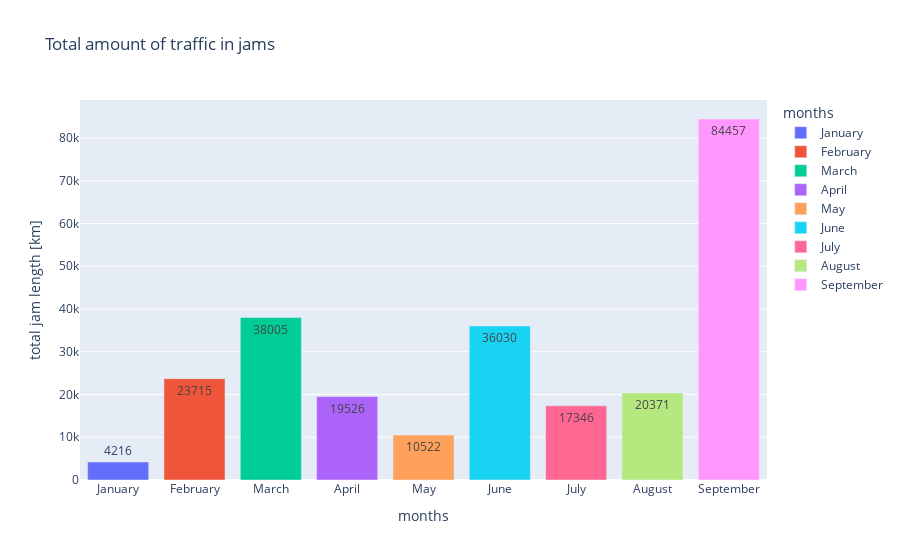

Notebook code for this chart:
### Markdown cell above
### Q3: How did the prices of fossil fuels influence the number of traffic jams?  
Classical theory often shows that the moment prices rise, demand for goods will decrease. Here, it is therefore interesting to see if an increase in prices of fossil fuels is followed by less travelling by car. When there are less cars on the road, it is expected to have less traffic jams. In the following figure, only the traffic jams caused by busy roads are shown.

### Code cell
%store -r fig7
fig7.show()

### Figure 1 — Plotly figure (JSON) as saved in the notebook; plotly's stock layout.template omitted (floating-point values rounded to 4 significant figures)
{"data": [{"alignmentgroup": "True", "hovertemplate": "months=%{x}<br>total jam length [km]=%{text}<extra></extra>", "legendgroup": "January", "marker": {"color": "#636efa", "pattern": {"shape": ""}}, "name": "January", "offsetgroup": "January", "orientation": "v", "showlegend": true, "text": [4216], "textposition": "auto", "type": "bar", "x": ["January"], "xaxis": "x", "y": [4216], "yaxis": "y"}, {"alignmentgroup": "True", "hovertemplate": "months=%{x}<br>total jam length [km]=%{text}<extra></extra>", "legendgroup": "February", "marker": {"color": "#EF553B", "pattern": {"shape": ""}}, "name": "February", "offsetgroup": "February", "orientation": "v", "showlegend": true, "text": [23715], "textposition": "auto", "type": "bar", "x": ["February"], "xaxis": "x", "y": [23715], "yaxis": "y"}, {"alignmentgroup": "True", "hovertemplate": "months=%{x}<br>total jam length [km]=%{text}<extra></extra>", "legendgroup": "March", "marker": {"color": "#00cc96", "pattern": {"shape": ""}}, "name": "March", "offsetgroup": "March", "orientation": "v", "showlegend": true, "text": [38005], "textposition": "auto", "type": "bar", "x": ["March"], "xaxis": "x", "y": [38005], "yaxis": "y"}, {"alignmentgroup": "True", "hovertemplate": "months=%{x}<br>total jam length [km]=%{text}<extra></extra>", "legendgroup": "April", "marker": {"color": "#ab63fa", "pattern": {"shape": ""}}, "name": "April", "offsetgroup": "April", "orientation": "v", "showlegend": true, "text": [19526], "textposition": "auto", "type": "bar", "x": ["April"], "xaxis": "x", "y": [19526], "yaxis": "y"}, {"alignmentgroup": "True", "hovertemplate": "months=%{x}<br>total jam length [km]=%{text}<extra></extra>", "legendgroup": "May", "marker": {"color": "#FFA15A", "pattern": {"shape": ""}}, "name": "May", "offsetgroup": "May", "orientation": "v", "showlegend": true, "text": [10522], "textposition": "auto", "type": "bar", "x": ["May"], "xaxis": "x", "y": [10522], "yaxis": "y"}, {"alignmentgroup": "True", "hovertemplate": "months=%{x}<br>total jam length [km]=%{text}<extra></extra>", "legendgroup": "June", "marker": {"color": "#19d3f3", "pattern": {"shape": ""}}, "name": "June", "offsetgroup": "June", "orientation": "v", "showlegend": true, "text": [36030], "textposition": "auto", "type": "bar", "x": ["June"], "xaxis": "x", "y": [36030], "yaxis": "y"}, {"alignmentgroup": "True", "hovertemplate": "months=%{x}<br>total jam length [km]=%{text}<extra></extra>", "legendgroup": "July", "marker": {"color": "#FF6692", "pattern": {"shape": ""}}, "name": "July", "offsetgroup": "July", "orientation": "v", "showlegend": true, "text": [17346], "textposition": "auto", "type": "bar", "x": ["July"], "xaxis": "x", "y": [17346], "yaxis": "y"}, {"alignmentgroup": "True", "hovertemplate": "months=%{x}<br>total jam length [km]=%{text}<extra></extra>", "legendgroup": "August", "marker": {"color": "#B6E880", "pattern": {"shape": ""}}, "name": "August", "offsetgroup": "August", "orientation": "v", "showlegend": true, "text": [20371], "textposition": "auto", "type": "bar", "x": ["August"], "xaxis": "x", "y": [20371], "yaxis": "y"}, {"alignmentgroup": "True", "hovertemplate": "months=%{x}<br>total jam length [km]=%{text}<extra></extra>", "legendgroup": "September", "marker": {"color": "#FF97FF", "pattern": {"shape": ""}}, "name": "September", "offsetgroup": "September", "orientation": "v", "showlegend": true, "text": [84457], "textposition": "auto", "type": "bar", "x": ["September"], "xaxis": "x", "y": [84457], "yaxis": "y"}], "layout": {"barmode": "relative", "legend": {"title": {"text": "months"}, "tracegroupgap": 0}, "title": {"text": "Total amount of traffic in jams"}, "xaxis": {"anchor": "y", "categoryarray": ["January", "February", "March", "April", "May", "June", "July", "August", "September"], "categoryorder": "array", "domain": [0, 1], "title": {"text": "months"}}, "yaxis": {"anchor": "x", "domain": [0, 1], "title": {"text": "total jam length [km]"}}}}
